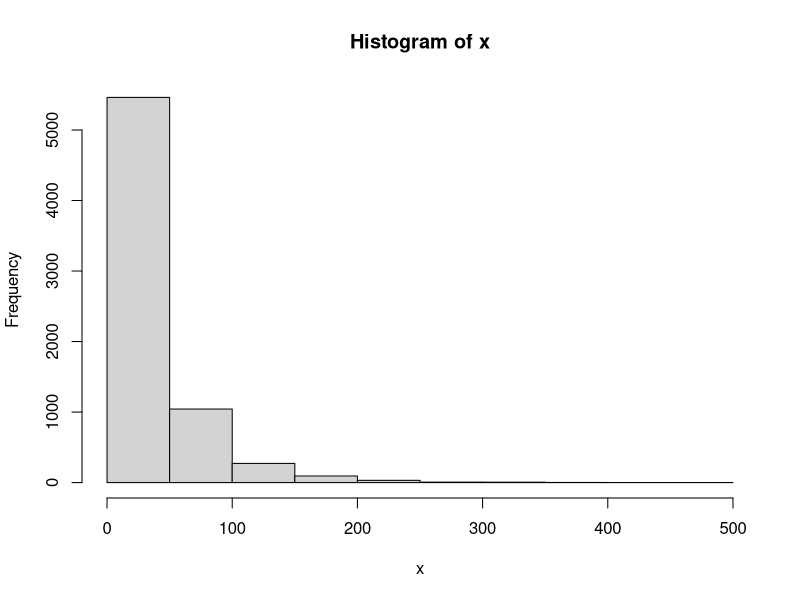
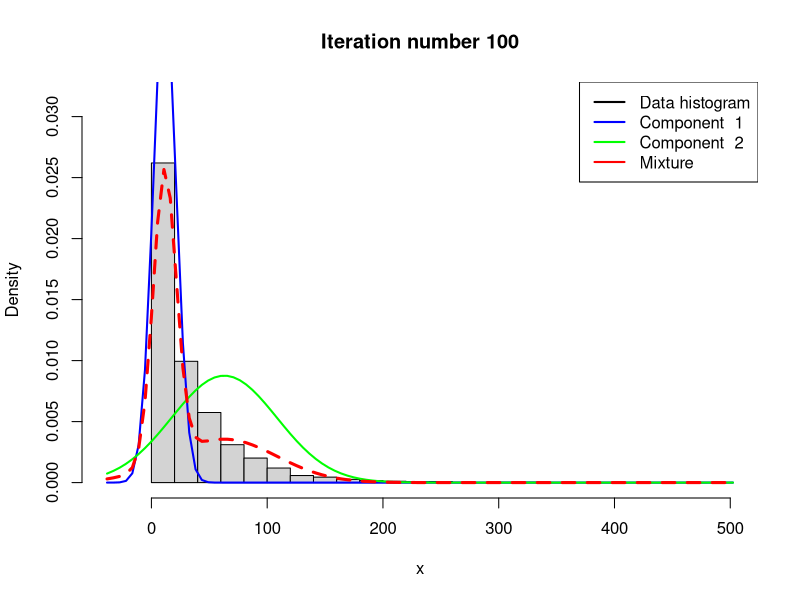
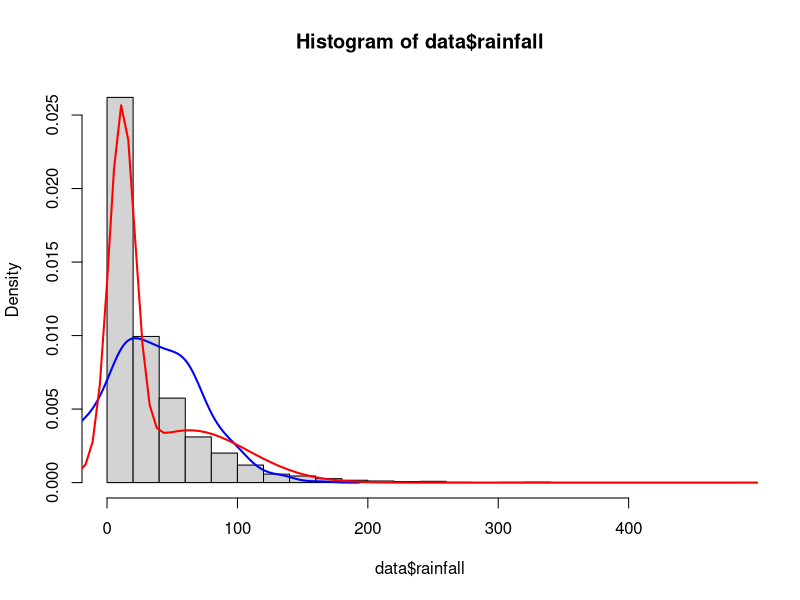

These charts were generated, in order, by the following R code:
## ---- chunk 1
knitr::opts_chunk$set(echo=FALSE, eval=TRUE)
## ---- chunk 2
# R version
RNGversion('3.5.1')

# libraries
library(knitr)
library(mvtnorm)
## ---- chunk 3

#### 1.a
data = read.table('rainfall.dat', col.names = 'rainfall')

#### (i)

n = length(data$rainfall)
avg = mean(data$rainfall)

#prior setup
mu_0 = 30 #mu prior from prior knowledge, or looking at the data if there is no knowledge
tau2_0 = 100 #var(mu_0) high, because we have no prior knowledge
sigma2_0 = var(data$rainfall) # should use var(data$rainfall for best guess)
nu_0 = 4 #df, small, because we have no prior knowledge

# scaled-inverse chi-square simulator (from lab1 and from NormalMixtureGibbs.R)
rScaledInvChi2 <- function(n, df, scale){
  return((df*scale)/rchisq(n,df=df))
}

# Gibbs sampling
steps = 1000
gibbsDraws <- matrix(0,steps+1,2) #1st column: mu, 2nd column: sigma2
gibbsDraws[1,1] = mu_0
gibbsDraws[1,2] = sigma2_0

# Seed
set.seed(1234567890)
for (i in 1:steps) {
  #simulate mu from conditional posterior (normal)
  w = (n/gibbsDraws[i,2])/(n/gibbsDraws[i,2] + 1/tau2_0)
  mu_n = w * avg + (1-w) * mu_0
  tau2_n = 1 / (n/gibbsDraws[i,2] + 1/tau2_0)
  
  #update mu
  gibbsDraws[i+1,1] = rnorm(1, mu_n, sqrt(tau2_n))
  
  #simulate sigma2 from conditional posterior (inv-chisq)
  nu_n = nu_0 + n
  scale = (nu_0 * sigma2_0 + sum((data$rainfall - gibbsDraws[i+1,1])^2)) / (n + nu_0)
  
  #update sigma2
  gibbsDraws[i+1,2] = rScaledInvChi2(1, nu_n, scale)
}
## ---- chunk 4
#### (ii)
#Plot Markov chains and cumulative mean plots
cum_mean = numeric(steps + 1)
cum_var = numeric(steps + 1)
for (i in 1:(steps+1)) {
  cum_mean[i] = mean(gibbsDraws[1:i,1])
  cum_var[i] = mean(gibbsDraws[1:i,2])
}
## ---- chunk 5
# result: mean of all posterior draws
burn_in_mu = 10
burn_in_sigma2 = 10
mu_gibbs = mean(gibbsDraws[burn_in_mu:length(gibbsDraws[,1]),1]) #32.28486
sigma2_gibbs = mean(gibbsDraws[burn_in_sigma2:length(gibbsDraws[,2]),2]) #1546.152
## ---- chunk 6
#### 1.b

#mixture model (normals)
# Code from NormalMixtureGibbs.R (by Mattias Villani)

# Estimating a simple mixture of normals
# Author: Mattias Villani, IDA, Linkoping University. http://mattiasvillani.com

##########    BEGIN USER INPUT #################
# Data options
x <- as.matrix(data$rainfall)

# Model options
nComp <- 2    # Number of mixture components

# Prior options
alpha <- 10*rep(1,nComp) # Dirichlet(alpha)
muPrior <- rep(30,nComp) # Prior mean of mu
tau2Prior <- rep(100,nComp) # Prior std of mu: high, because we have no prior knowledge
sigma2_0 <- rep(var(x),nComp) # s20 (best guess of sigma2)
nu0 <- rep(4,nComp) # degrees of freedom for prior on sigma2: small, because we have no prior knowledge

# MCMC options
nIter <- 100 # Number of Gibbs sampling draws

# Plotting options
plotFit <- TRUE
lineColors <- c("blue", "green", "magenta", 'yellow')
sleepTime <- 0.1 # Adding sleep time between iterations for plotting
################   END USER INPUT ###############

###### Defining a function that simulates from the 
rScaledInvChi2 <- function(n, df, scale){
  return((df*scale)/rchisq(n,df=df))
}

####### Defining a function that simulates from a Dirichlet distribution
rDirichlet <- function(param){
  nCat <- length(param)
  piDraws <- matrix(NA,nCat,1)
  for (j in 1:nCat){
    piDraws[j] <- rgamma(1,param[j],1)
  }
  piDraws = piDraws/sum(piDraws) # Diving every column of piDraws by the sum of the elements in that column.
  return(piDraws)
}

# Simple function that converts between two different representations of the mixture allocation
S2alloc <- function(S){
  n <- dim(S)[1]
  alloc <- rep(0,n)
  for (i in 1:n){
    alloc[i] <- which(S[i,] == 1)
  }
  return(alloc)
}
# Seed
set.seed(1234567890)

# Initial value for the MCMC
nObs <- length(x)
S <- t(rmultinom(nObs, size = 1 , prob = rep(1/nComp,nComp))) # nObs-by-nComp matrix with component allocations.
mu <- quantile(x, probs = seq(0,1,length = nComp))
sigma2 <- rep(var(x),nComp)
probObsInComp <- rep(NA, nComp)

# Setting up the plot
xGrid <- seq(min(x)-1*apply(x,2,sd),max(x)+1*apply(x,2,sd),length = 100)
xGridMin <- min(xGrid)
xGridMax <- max(xGrid)
mixDensMean <- rep(0,length(xGrid))
effIterCount <- 0
ylim <- c(0,2*max(hist(x)$density))


for (k in 1:nIter){
  #message(paste('Iteration number:',k))
  alloc <- S2alloc(S) # Just a function that converts between different representations of the group allocations
  nAlloc <- colSums(S)
  #print(nAlloc)
  # Update components probabilities
  pi <- rDirichlet(alpha + nAlloc)
  
  # Update mu's
  for (j in 1:nComp){
    precPrior <- 1/tau2Prior[j]
    precData <- nAlloc[j]/sigma2[j]
    precPost <- precPrior + precData
    wPrior <- precPrior/precPost
    muPost <- wPrior*muPrior + (1-wPrior)*mean(x[alloc == j])
    tau2Post <- 1/precPost
    mu[j] <- rnorm(1, mean = muPost, sd = sqrt(tau2Post))
  }
  
  # Update sigma2's
  for (j in 1:nComp){
    sigma2[j] <- rScaledInvChi2(1, df = nu0[j] + nAlloc[j], scale = (nu0[j]*sigma2_0[j] + sum((x[alloc == j] - mu[j])^2))/(nu0[j] + nAlloc[j]))
  }
  
  # Update allocation
  for (i in 1:nObs){
    for (j in 1:nComp){
      probObsInComp[j] <- pi[j]*dnorm(x[i], mean = mu[j], sd = sqrt(sigma2[j]))
    }
    S[i,] <- t(rmultinom(1, size = 1 , prob = probObsInComp/sum(probObsInComp)))
  }
  
  # Printing the fitted density against data histogram
  if (k == nIter) {
    if (plotFit && (k%%1 ==0)){
    effIterCount <- effIterCount + 1
    hist(x, breaks = 20, freq = FALSE, xlim = c(xGridMin,xGridMax), main = paste("Iteration number",k), ylim = ylim)
    mixDens <- rep(0,length(xGrid))
    components <- c()
    for (j in 1:nComp){
      compDens <- dnorm(xGrid,mu[j],sd = sqrt(sigma2[j]))
      mixDens <- mixDens + pi[j]*compDens
      lines(xGrid, compDens, type = "l", lwd = 2, col = lineColors[j])
      components[j] <- paste("Component ",j)
    }
    mixDensMean <- ((effIterCount-1)*mixDensMean + mixDens)/effIterCount
    
    lines(xGrid, mixDens, type = "l", lty = 2, lwd = 3, col = 'red')
    legend("topright", box.lty = 1, legend = c("Data histogram",components, 'Mixture'), 
    col = c("black",lineColors[1:nComp], 'red'), lwd = 2)
    #Sys.sleep(sleepTime)
  }
  }
  
  
}

# hist(x, breaks = 20, freq = FALSE, xlim = c(xGridMin,xGridMax), main = "Final fitted density")
# lines(xGrid, mixDensMean, type = "l", lwd = 2, lty = 4, col = "red")
# lines(xGrid, dnorm(xGrid, mean = mean(x), sd = apply(x,2,sd)), type = "l", lwd = 2, col = "blue")
# legend("topright", box.lty = 1, legend = c("Data histogram","Mixture density","Normal density"), col=c("black","red","blue"), lwd = 2)

#########################    End of code from Mattias Villani    ##############################################
## ---- chunk 7
#### c

#histogram of data
hist(data$rainfall, freq = F, breaks = 30)

#normal density from a)
norm_gibbs = rnorm(1000, mean = mu_gibbs, sd = sqrt(sigma2_gibbs))
lines(density(norm_gibbs), col = 'blue', lwd = 2)

#mixture of normals from b)
lines(xGrid, mixDensMean, type = "l", lwd = 2, col = "red")
## ---- chunk 8
#################### QUESTION 2 ####################

data2 = read.table('eBayNumberOfBidderData.dat', header = T)


#2.a
model = glm(nBids ~ . - Const, data = data2, family = 'poisson')
summary(model)

## ---- chunk 9
#2.b
# The following code was written using Mattias Villani's implementation as a template:
# https://github.com/mattiasvillani/BayesLearnCourse/raw/master/Code/MainOptimizeSpam.zip

y = as.vector(data2[,1])
x = as.matrix(data2[,2:10])
nfeatures = dim(x)[2]

# prior
mu = as.vector(rep(0,nfeatures))
sigma = 100*solve(t(x)%*%x)

LogPrior = function(theta, mu, sigma){
  return(dmvnorm(theta, as.matrix(mu), sigma, log = T))
}

# log likelihood
LogLikelihood = function(theta, y, x){
  sum(y * x%*%theta - exp(x%*%theta) - log(factorial(y))) #log-likelihood of poisson regression
}

# log posterior
LogPosterior = function(theta, y, x, mu, sigma){
  LogPrior(theta, mu, sigma) + LogLikelihood(theta, y, x) 
  # we can sum them instead of multiplying, because of the log
}

# initialize Beta vector randomly
# Seed
set.seed(1234567890)
Beta_init = as.vector(rnorm(dim(x)[2]))

# optimizing the log posterior by changing the Betas (maximize)
res = optim(Beta_init, LogPosterior, gr = NULL, y, x, mu, sigma, 
            method="BFGS", control=list(fnscale=-1), hessian=T)

Beta_hat = res$par # posterior mode
Hessian = res$hessian
post_sigma = solve(-Hessian) # posterior cov matrix
stdev = sqrt(diag(post_sigma))

### end of code from Mattias Villani's template

## ---- chunk 10
betas = t(as.matrix(round(Beta_hat,4)))
colnames(betas) = colnames(data2[2:10])
kable(betas)
## ---- chunk 11
#2.c

RWMSampler = function(logPostFunc, c, iter, initial, proposal_sigma, ...){
  X = matrix(0,nrow = iter+1, ncol = length(initial)) #returned posterior draws
  X[1,] = initial
  
  #acceptance probability stats
  alphas = numeric(iter)
  
  for (t in 1:iter) {
    #print(t)
    Y = as.numeric(rmvnorm(1, mean = X[t,], sigma = c * proposal_sigma)) # Proposal needs to be a numeric vector
    U = runif(1, min = 0, max = 1) # Generate uniform
    
    alpha = min(1,
                (exp(logPostFunc(Y, ...) - logPostFunc(X[t,], ...)))) #have to take exp(), because posterior is log
    
    if (U < alpha) {
      X[t+1,] = Y #accept new proposal with probability alpha
    } else {
      X[t+1,] = X[t,] #reject new proposal
    }
    alphas[t] = alpha # save acceptance probability
    t = t+1
  }
  return(list('mcmc' = X, 'alphas' = alphas))
}

# Seed
set.seed(1234567890)
nIter = 10000
mc = RWMSampler(LogPosterior, c = 0.65, iter = nIter, initial = Beta_init, proposal_sigma = post_sigma, y, x, mu, sigma) #parameters from 2.b
## ---- chunk 12
burn_in_theta = 1000
#mean(mc$alphas) #0.27 average acceptance probability

Beta_mcmc = mc$mcmc[burn_in_theta:nIter,] # discard burn-in period
## ---- chunk 13
betas_mcmc = t(as.matrix(round(colMeans(Beta_mcmc),4)))
colnames(betas_mcmc) = colnames(data2[2:10])
kable(betas_mcmc)
## ---- chunk 14

#2.d
Const = 1
PowerSeller = 1
VerifyID = 1
Sealed = 1
MinBlem = 0
MajBlem = 0
LargNeg = 0
LogBook = 1
MinBidShare = 0.5
x_pred = c(Const, PowerSeller, VerifyID, Sealed, MinBlem, MajBlem, LargNeg, LogBook, MinBidShare)

predictive_dist = numeric(dim(Beta_mcmc)[1])
# Seed
set.seed(1234567890)
for (i in 1:dim(Beta_mcmc)[1]) {
  predictive_dist[i] = rpois(1, exp(t(as.matrix(x_pred)) %*% as.matrix(Beta_mcmc[i,]))) #sample poisson draws using Beta MCMCs
}

#sum(predictive_dist==0)/length(predictive_dist) #0.3548495

#normalized predictive distribution
values = unique(predictive_dist)
values = cbind(values,numeric(length(values)))
for (v in values[,1]) {
  count = sum(predictive_dist==v)
  values[values[,1]==v] = c(v, count)
}

values = data.frame(values)
colnames(values) = c('value', 'count')
values$ratio = values$count/sum(values$count)
values = values[order(values$value),]
